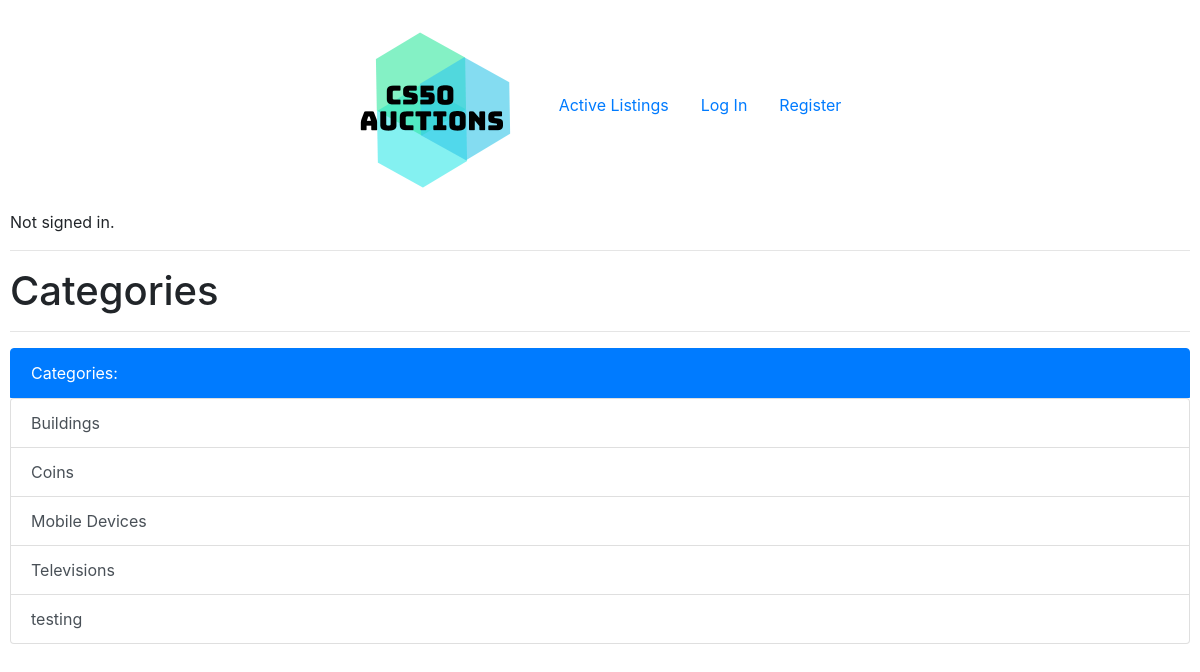
The page /categories on the database as committed earlier.
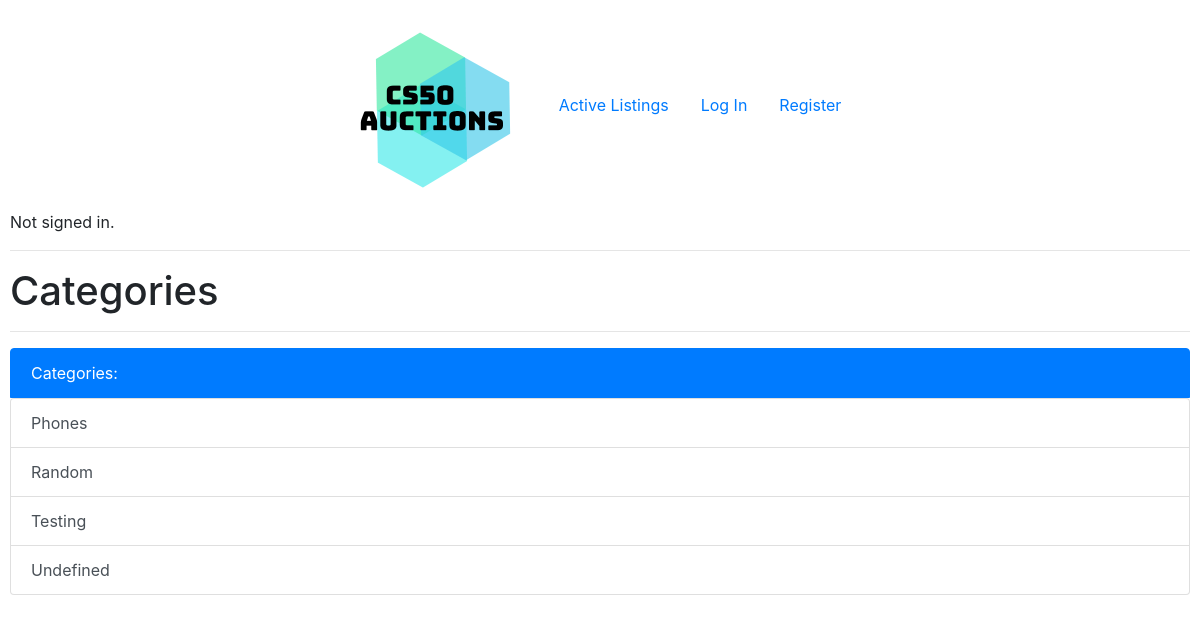
The same page on the database as committed later.
### auctions/models.py (models this page shows, shortened)
class Category(models.Model):
    name = models.CharField(max_length=64, primary_key=True)

### auctions/views.py (the view, shortened to what this page needs)
# urls.py: path("categories", views.show_categories, name="categories"),
def show_categories(request):
    context = {"categories": Category.objects.all().order_by("name")}
    return render(request, "auctions/show_categories.html", context)

### auctions/context_processors.py (called while the page is built)
def watchlist_count(request):
    watchlist_size = len(util.obtain_watchlist(request.user))
    return {"watchlist_size": watchlist_size}

### auctions/util.py (called while the page is built)
def obtain_watchlist(user: User):
    if user is None:
        return
    items = Item.objects.all()
    listing = []
    for item in items:
        if list(item.users_watching.select_related()).__contains__(user):
            listing.append(item)
    return listing

### auctions/templates/auctions/show_categories.html
{% extends  "auctions/layout.html" %}
{% load bootstrap4 %}
{% block body %}
    <h1>Categories</h1>
    <hr>
    <div class="list-group">
        <button type="button" class="list-group-item list-group-item-action active">
            Categories:
        </button>
        <form method="get" action="{% url "categories" %}">
                    {% for category in categories %}
            <button type="submit" name="value" value="{{ category.name }}" class="list-group-item list-group-item-action">{{ category.name }}</button>
        {% endfor %}
        </form>
    </div>
{% endblock body %}

### auctions/templates/auctions/layout.html (shortened to what this page needs)
{% load static %}
{% load bootstrap4 %}
<!DOCTYPE html>
<html lang="en">
<head>
    <link rel="stylesheet" href="https://stackpath.bootstrapcdn.com/bootstrap/4.4.1/css/bootstrap.min.css"
>
    <link href="{% static 'auctions/styles.css' %}" rel="stylesheet">
</head>
<body>
<div class="listing_desc_deta_flex_cont">
    <div class="">
        <a href="{% url "index" %}"><img src="{% static "auctions/logo.png" %}" alt="AUCTIONS" class="logo"></a>
    </div>
    <div class="top_bar_flex">
        <ul class="nav">
            <li class="nav-item">
                <a class="nav-link" href="{% url 'index' %}">Active Listings</a>
            </li>
            {% if user.is_authenticated %}
                <li class="nav-item">
                    <a class="nav-link" href="{% url 'logout' %}">Log Out</a>
                </li>
                <li class="nav-item">
                    <a class="nav-link" href="{% url "show_watchlist" %}">Watchlist <span
                            class="badge badge-primary badge-pill">{{ watchlist_size }}</span></a>
                </li>
                <li class="nav-item">
                    <a class="nav-link" href="{% url "categories" %}">Categories</a>
                </li>
                <li class="nav-item">
                    <a class="nav-link" href="{% url "random" %}">Random</a>
                </li>
                <li class="nav-item">
                    <p class="nav-link">|</p>
                </li>
                <li class="nav-item">
                    <a class="nav-link" href="{% url "new listing" %}">New Listing</a>
                </li>
                <li class="nav_item">
                    <a class="nav-link" href="{% url 'past_listings' %}">Past Listings</a>
                </li>
            {% else %}
                <li class="nav-item">
                    <a class="nav-link" href="{% url 'login' %}">Log In</a>
                </li>
                <li class="nav-item">
                    <a class="nav-link" href="{% url 'register' %}">Register</a>
                </li>
            {% endif %}
        </ul>
    </div>
</div>
<div>
    {% if user.is_authenticated %}
        Signed in as <strong>{{ user.username }}</strong>.
    {% else %}
        Not signed in.
    {% endif %}
</div>
<hr>
{% block body %}
{% endblock %}
</body>
</html>

### auctions/static/auctions/styles.css (style rules this page uses)
body { padding: 10px; }
.listing_desc_deta_flex_cont { display: flex; flex-wrap: wrap; justify-content: center; }
.top_bar_flex { display: inline-block; margin-top: 75px; }

Rows that differ between the two databases and show on the page:
removed Category: name "Buildings"
removed Category: name "Coins"
removed Category: name "Mobile Devices"
removed Category: name "Televisions"
removed Category: name "testing"
added Category: name "Phones"
added Category: name "Random"
added Category: name "Testing"
added Category: name "Undefined"
